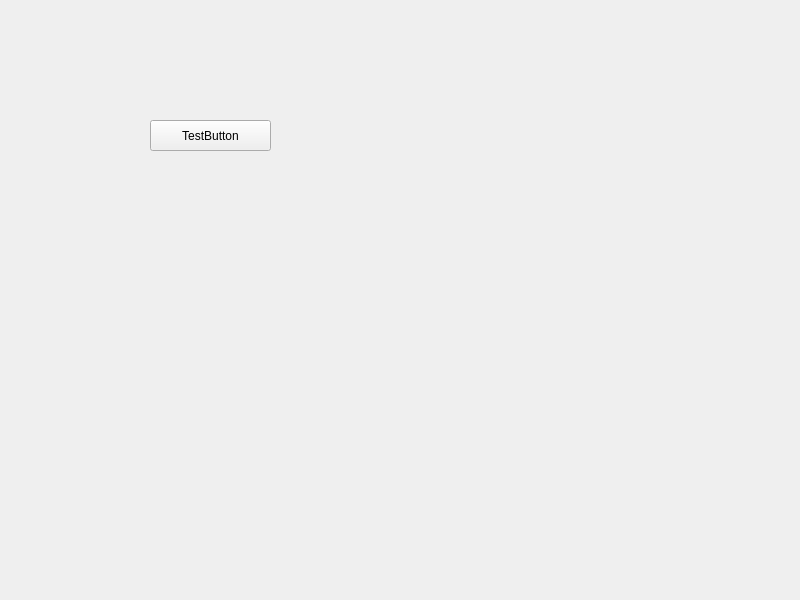
<?xml version="1.0" encoding="UTF-8"?>
<ui version="4.0">
 <class>InterceptionTest</class>
 <widget class="QWidget" name="InterceptionTest">
  <property name="geometry">
   <rect>
    <x>0</x>
    <y>0</y>
    <width>800</width>
    <height>600</height>
   </rect>
  </property>
  <property name="windowTitle">
   <string>InterceptionTest</string>
  </property>
  <widget class="QPushButton" name="pushButton">
   <property name="geometry">
    <rect>
     <x>150</x>
     <y>120</y>
     <width>121</width>
     <height>31</height>
    </rect>
   </property>
   <property name="text">
    <string>TestButton</string>
   </property>
  </widget>
 </widget>
 <resources/>
 <connections/>
</ui>
